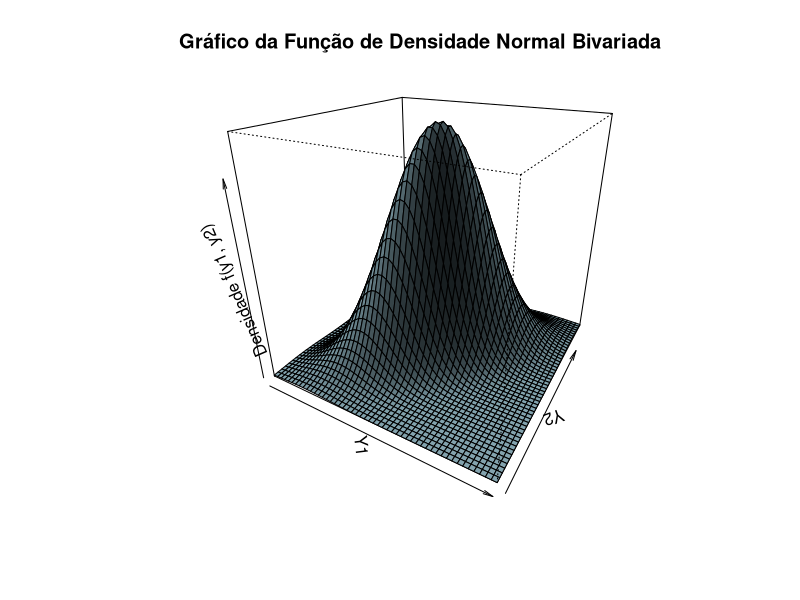

This figure's R source:
## ---- chunk 1
mu <- c(0, 4)
Sigma <- matrix(c(1, 2, 2, 9), nrow = 2)

dbivnorm <- function(y1, y2, mu, Sigma) {
  y <- c(y1, y2)
  det_Sigma <- det(Sigma)
  inv_Sigma <- solve(Sigma)
  mahalanobis_sq <- t(y - mu) %*% inv_Sigma %*% (y - mu)
  densidade <- (1 / (2 * pi * sqrt(det_Sigma))) * exp(-0.5 * mahalanobis_sq)
  return(densidade)}

y1_seq <- seq(mu[1] - 3 * sqrt(Sigma[1,1]), mu[1] + 3 * sqrt(Sigma[1,1]), length.out = 50)
y2_seq <- seq(mu[2] - 3 * sqrt(Sigma[2,2]), mu[2] + 3 * sqrt(Sigma[2,2]), length.out = 50)
grid_pontos <- expand.grid(Y1 = y1_seq, Y2 = y2_seq)

densidade_valores <- mapply(dbivnorm, 
                            y1 = grid_pontos$Y1, 
                            y2 = grid_pontos$Y2, 
                            MoreArgs = list(mu = mu, Sigma = Sigma))
densidade_grid <- matrix(densidade_valores, nrow = length(y1_seq), ncol = length(y2_seq))

persp(x = y1_seq, y = y2_seq, z = densidade_grid,
      main = "Gráfico da Função de Densidade Normal Bivariada",
      xlab = "Y1", ylab = "Y2", zlab = "Densidade f(y1, y2)",
      theta = 30, phi = 25,   col = "lightblue", shade = 0.4)
## ---- chunk 2
num <- 1000000
lancamentos <- 12
resultado_desejado <- c(2, 2, 2, 2, 2, 2)
sucessos <- 0

for (i in 1:num) {
  resultado_iteracao <- sample(1:6, size = lancamentos, replace = TRUE)
  contagem_faces <- table(factor(resultado_iteracao, levels = 1:6))
  if (all(contagem_faces == resultado_desejado)) {
    sucessos <- sucessos + 1}}

probabilidade_aproximada <- sucessos / num

print(paste("Número de simulações:", num))
print(paste("Probabilidade aproximada:", probabilidade_aproximada))
